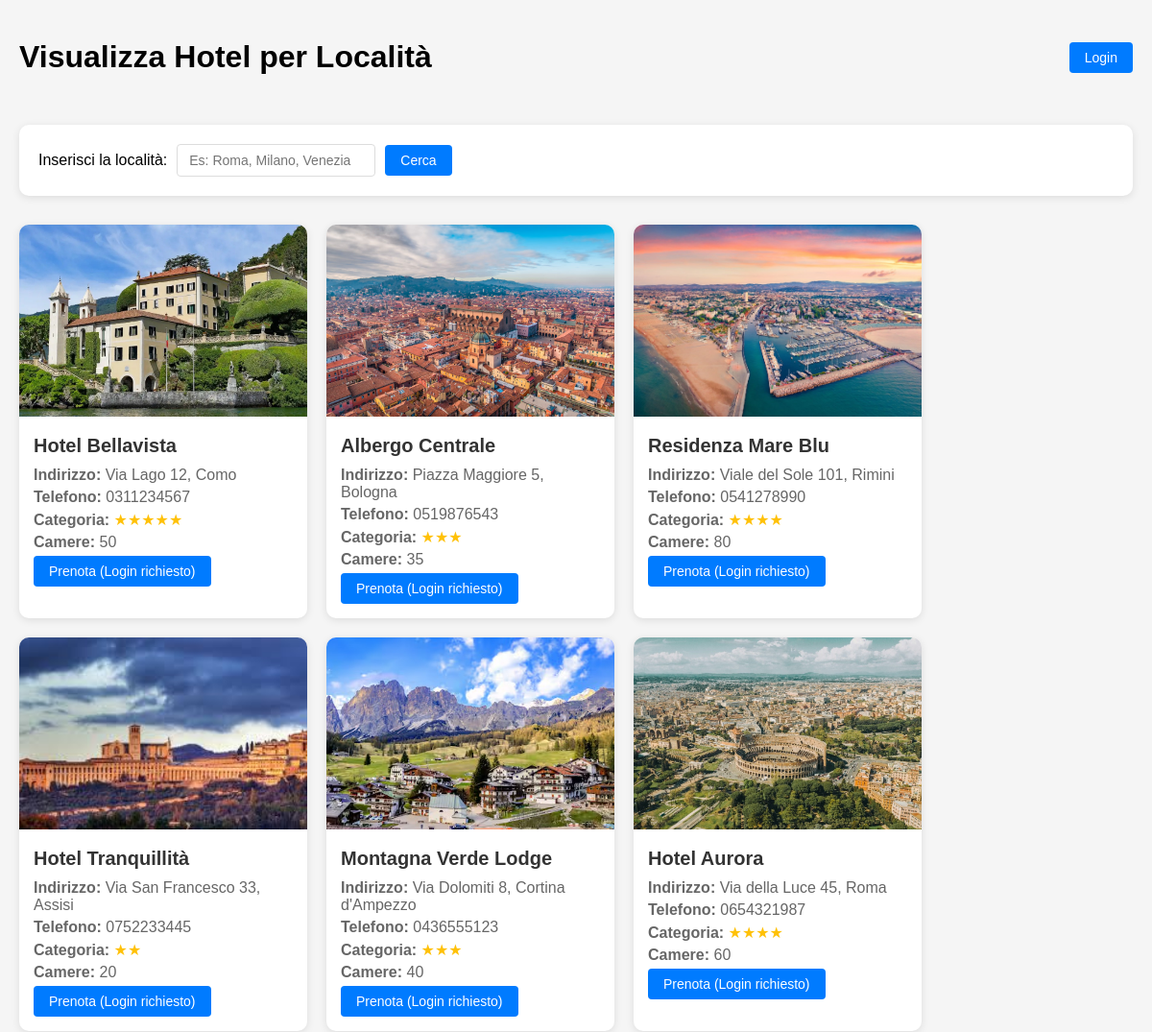
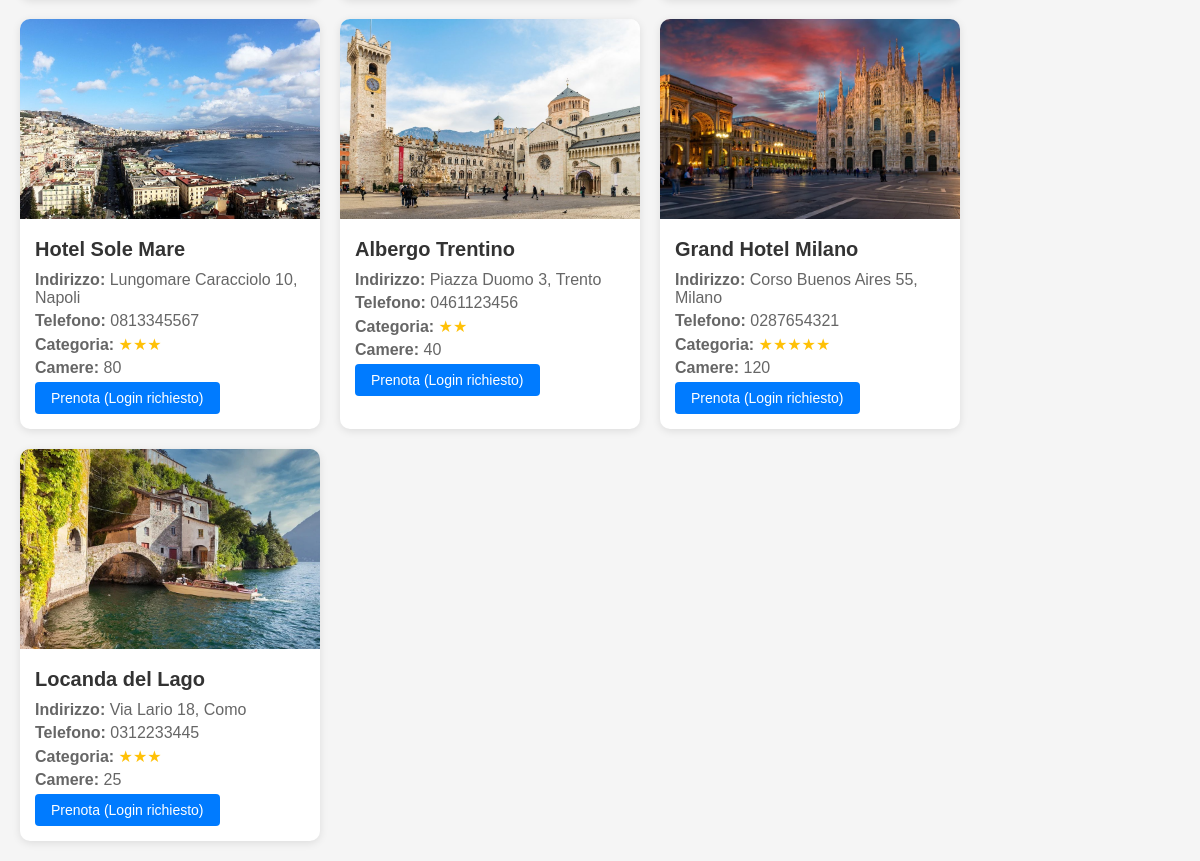
The page / on the database its author committed (2 pictures, top to bottom).
### tables this page shows
CREATE TABLE `hotel` (
  `ID` int NOT NULL,
  `Denominazione` varchar(50) NOT NULL,
  `Localita` varchar(50) NOT NULL,
  `Indirizzo` varchar(100) NOT NULL,
  `Telefono` varchar(10) NOT NULL,
  `Categoria` tinyint NOT NULL,
  `NumeroCamere` smallint NOT NULL,
  `Foto` varchar(255) DEFAULT NULL
);

### config.php (called while the page is built, shortened)
<?php
function checkAuth()
{
    return isset($_COOKIE['user_id']) && !empty($_COOKIE['user_id']);
}
function escape_output($value)
{
    return htmlspecialchars($value ?? '', ENT_QUOTES, 'UTF-8');
}

### index.php (the view, shortened to what this page needs)
<?php
require_once 'config.php';
$hotels = [];
$localita = null;
if (isset($_GET["localita"]) && trim($_GET["localita"]) !== "") {
    $localita = trim($_GET["localita"]);
    $stmt = $conn->prepare("SELECT * FROM hotel WHERE Localita = ?");
    $stmt->bind_param("s", $localita);
    $stmt->execute();
    $result = $stmt->get_result();
    $stmt->close();
} else {
    $result = $conn->query("SELECT * FROM hotel");
}
if ($result && $result->num_rows > 0) {
    while ($hotel = $result->fetch_assoc()) {
        $hotels[] = $hotel;
    }
} elseif ($localita !== null) {
    $error_message = "Nessun hotel trovato per la località " . escape_output($localita);
}
?>
<!DOCTYPE html>
<html lang="it">
<head>
</head>
<body>
    <div class="header">
        <h1>Visualizza Hotel per Località</h1>
        <div class="auth-info">
            <?php if (checkAuth()): ?>
                <span>Benvenuto!</span>
                <button onclick="window.location.href='logout.php'" class="btn-secondary">Logout</button>
            <?php else: ?>
                <button onclick="window.location.href='login.php'">Login</button>
            <?php endif; ?>
        </div>
    </div>
    <form method="GET" action="">
        <div class="form-group">
            <label for="localita">Inserisci la località:</label>
            <input type="text" id="localita" name="localita"
                value="<?= isset($_GET["localita"]) ? escape_output($_GET["localita"]) : '' ?>"
                placeholder="Es: Roma, Milano, Venezia">
            <button type="submit">Cerca</button>
        </div>
    </form>
    <div class="card-container">
        <?php if (!empty($hotels)): ?>
            <?php foreach ($hotels as $hotel): ?>
                <div class="hotel-card">
                    <img src="immagini/<?= escape_output($hotel["Foto"]) ?>"
                        alt="Foto <?= escape_output($hotel["Denominazione"]) ?>"
                        onerror="this.src='immagini/default.jpg'">
                    <div class="hotel-info">
                        <h2><?= escape_output($hotel["Denominazione"]) ?></h2>
                        <p><strong>Indirizzo:</strong>
                            <?= escape_output($hotel["Indirizzo"]) . ", " . escape_output($hotel["Localita"]) ?></p>
                        <p><strong>Telefono:</strong> <?= escape_output($hotel["Telefono"]) ?></p>
                        <p><strong>Categoria:</strong>
                            <span class="stars"><?= str_repeat("★", (int) $hotel["Categoria"]) ?></span>
                        </p>
                        <p><strong>Camere:</strong> <?= (int) $hotel["NumeroCamere"] ?></p>
                        <?php if (checkAuth()): ?>
                            <button onclick="window.location.href='prenota.php?hotel_id=<?= (int)$hotel['ID'] ?>'"
                                class="btn-success">Prenota</button>
                        <?php else: ?>
                            <button onclick="alert('Devi effettuare il login per prenotare'); window.location.href='login.php'">
                                Prenota (Login richiesto)
                            </button>
                        <?php endif; ?>
                    </div>
                </div>
            <?php endforeach; ?>
        <?php elseif ($localita === null): ?>
            <p>Utilizza il form sopra per cercare hotel per località o visualizzare tutti gli hotel disponibili.</p>
        <?php endif; ?>
    </div>
</body>
</html>

### index.php (style rules this page uses)
body { font-family: Arial, sans-serif; background: #f5f5f5; padding: 20px; margin: 0; }
.header { display: flex; justify-content: space-between; align-items: center; margin-bottom: 30px; }
.auth-info { display: flex; gap: 10px; align-items: center; }
form { margin-bottom: 30px; background: white; padding: 20px; border-radius: 10px; box-shadow: 0 2px 8px rgba(0, 0, 0, 0.1); }
.form-group { display: flex; gap: 10px; align-items: center; }
input[type="text"] { padding: 8px 12px; border: 1px solid #ddd; border-radius: 4px; font-size: 14px; }
button { padding: 8px 16px; background: #007bff; color: white; border: none; border-radius: 4px; cursor: pointer; font-size: 14px; }
.card-container { display: flex; flex-wrap: wrap; gap: 20px; }
.hotel-card { background: white; border-radius: 10px; box-shadow: 0 2px 8px rgba(0, 0, 0, 0.1); width: 300px; overflow: hidden; }
.hotel-card img { width: 100%; height: 200px; object-fit: cover; }
.hotel-info { padding: 15px; }
.hotel-info h2 { margin: 0 0 10px; font-size: 20px; color: #333; }
.hotel-info p { margin: 5px 0; color: #666; }
.stars { color: #ffc107; }

### rows shown on the page
hotel: Foto (picture), Denominazione "Hotel Bellavista", Indirizzo "Via Lago 12", Localita "Como", Telefono "0311234567", Categoria "★★★★★", NumeroCamere "50"
hotel: Foto (picture), Denominazione "Albergo Centrale", Indirizzo "Piazza Maggiore 5", Localita "Bologna", Telefono "0519876543", Categoria "★★★", NumeroCamere "35"
hotel: Foto (picture), Denominazione "Residenza Mare Blu", Indirizzo "Viale del Sole 101", Localita "Rimini", Telefono "0541278990", Categoria "★★★★", NumeroCamere "80"
hotel: Foto (picture), Denominazione "Hotel Tranquillità", Indirizzo "Via San Francesco 33", Localita "Assisi", Telefono "0752233445", Categoria "★★", NumeroCamere "20"
hotel: Foto (picture), Denominazione "Montagna Verde Lodge", Indirizzo "Via Dolomiti 8", Localita "Cortina d'Ampezzo", Telefono "0436555123", Categoria "★★★", NumeroCamere "40"
hotel: Foto (picture), Denominazione "Hotel Aurora", Indirizzo "Via della Luce 45", Localita "Roma", Telefono "0654321987", Categoria "★★★★", NumeroCamere "60"
hotel: Foto (picture), Denominazione "Hotel Sole Mare", Indirizzo "Lungomare Caracciolo 10", Localita "Napoli", Telefono "0813345567", Categoria "★★★", NumeroCamere "80"
hotel: Foto (picture), Denominazione "Albergo Trentino", Indirizzo "Piazza Duomo 3", Localita "Trento", Telefono "0461123456", Categoria "★★", NumeroCamere "40"
hotel: Foto (picture), Denominazione "Grand Hotel Milano", Indirizzo "Corso Buenos Aires 55", Localita "Milano", Telefono "0287654321", Categoria "★★★★★", NumeroCamere "120"
hotel: Foto (picture), Denominazione "Locanda del Lago", Indirizzo "Via Lario 18", Localita "Como", Telefono "0312233445", Categoria "★★★", NumeroCamere "25"
